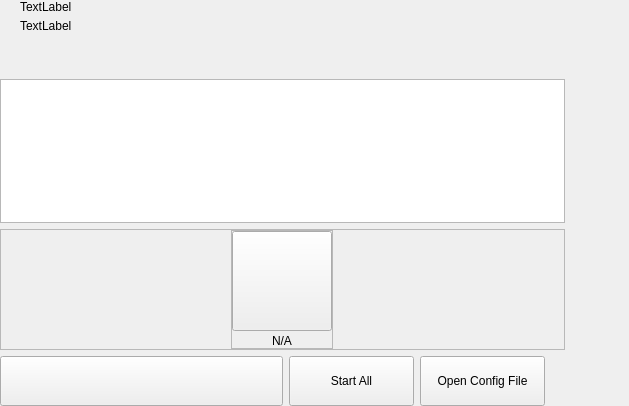
<?xml version="1.0" encoding="UTF-8"?>
<ui version="4.0">
 <class>MasterNodesWidget</class>
 <widget class="QWidget" name="MasterNodesWidget">
  <property name="geometry">
   <rect>
    <x>0</x>
    <y>0</y>
    <width>629</width>
    <height>406</height>
   </rect>
  </property>
  <property name="windowTitle">
   <string>Form</string>
  </property>
  <layout class="QHBoxLayout" name="horizontalLayout_2" stretch="2,1">
   <property name="spacing">
    <number>0</number>
   </property>
   <property name="leftMargin">
    <number>0</number>
   </property>
   <property name="topMargin">
    <number>0</number>
   </property>
   <property name="rightMargin">
    <number>0</number>
   </property>
   <property name="bottomMargin">
    <number>0</number>
   </property>
   <item>
    <widget class="QWidget" name="left" native="true">
     <layout class="QVBoxLayout" name="verticalLayout_3">
      <property name="leftMargin">
       <number>0</number>
      </property>
      <property name="topMargin">
       <number>0</number>
      </property>
      <property name="rightMargin">
       <number>0</number>
      </property>
      <property name="bottomMargin">
       <number>0</number>
      </property>
      <item>
       <layout class="QVBoxLayout" name="verticalLayout_2">
        <property name="spacing">
         <number>6</number>
        </property>
        <item>
         <layout class="QHBoxLayout" name="horizontalLayout_3">
          <property name="spacing">
           <number>0</number>
          </property>
          <property name="leftMargin">
           <number>20</number>
          </property>
          <item>
           <layout class="QVBoxLayout" name="verticalLayout_8">
            <property name="spacing">
             <number>5</number>
            </property>
            <item>
             <widget class="QLabel" name="labelTitle">
              <property name="text">
               <string>TextLabel</string>
              </property>
             </widget>
            </item>
            <item alignment="Qt::AlignTop">
             <widget class="QLabel" name="labelSubtitle1">
              <property name="text">
               <string>TextLabel</string>
              </property>
             </widget>
            </item>
           </layout>
          </item>
          <item>
           <spacer name="horizontalSpacer">
            <property name="orientation">
             <enum>Qt::Horizontal</enum>
            </property>
            <property name="sizeHint" stdset="0">
             <size>
              <width>40</width>
              <height>20</height>
             </size>
            </property>
           </spacer>
          </item>
         </layout>
        </item>
        <item>
         <spacer name="verticalSpacer_2">
          <property name="orientation">
           <enum>Qt::Vertical</enum>
          </property>
          <property name="sizeType">
           <enum>QSizePolicy::Fixed</enum>
          </property>
          <property name="sizeHint" stdset="0">
           <size>
            <width>20</width>
            <height>40</height>
           </size>
          </property>
         </spacer>
        </item>
        <item>
         <layout class="QVBoxLayout" name="verticalLayout_6"/>
        </item>
        <item>
         <widget class="QListView" name="listMn">
          <property name="mouseTracking">
           <bool>true</bool>
          </property>
         </widget>
        </item>
        <item>
         <widget class="QFrame" name="emptyContainer">
          <property name="minimumSize">
           <size>
            <width>0</width>
            <height>100</height>
           </size>
          </property>
          <property name="frameShape">
           <enum>QFrame::StyledPanel</enum>
          </property>
          <property name="frameShadow">
           <enum>QFrame::Raised</enum>
          </property>
          <layout class="QVBoxLayout" name="verticalLayout_7" stretch="1,8">
           <property name="spacing">
            <number>0</number>
           </property>
           <property name="leftMargin">
            <number>0</number>
           </property>
           <property name="topMargin">
            <number>0</number>
           </property>
           <property name="rightMargin">
            <number>0</number>
           </property>
           <property name="bottomMargin">
            <number>0</number>
           </property>
           <item>
            <spacer name="verticalSpacer">
             <property name="orientation">
              <enum>Qt::Vertical</enum>
             </property>
             <property name="sizeHint" stdset="0">
              <size>
               <width>20</width>
               <height>20</height>
              </size>
             </property>
            </spacer>
           </item>
           <item alignment="Qt::AlignHCenter|Qt::AlignVCenter">
            <widget class="QFrame" name="emptyScreen">
             <property name="sizePolicy">
              <sizepolicy hsizetype="Expanding" vsizetype="Expanding">
               <horstretch>0</horstretch>
               <verstretch>0</verstretch>
              </sizepolicy>
             </property>
             <property name="frameShape">
              <enum>QFrame::StyledPanel</enum>
             </property>
             <property name="frameShadow">
              <enum>QFrame::Raised</enum>
             </property>
             <layout class="QVBoxLayout" name="verticalLayout">
              <property name="spacing">
               <number>30</number>
              </property>
              <property name="leftMargin">
               <number>0</number>
              </property>
              <property name="topMargin">
               <number>0</number>
              </property>
              <property name="rightMargin">
               <number>0</number>
              </property>
              <property name="bottomMargin">
               <number>0</number>
              </property>
              <item alignment="Qt::AlignHCenter|Qt::AlignVCenter">
               <widget class="QPushButton" name="pushImgEmpty">
                <property name="minimumSize">
                 <size>
                  <width>100</width>
                  <height>100</height>
                 </size>
                </property>
                <property name="maximumSize">
                 <size>
                  <width>100</width>
                  <height>100</height>
                 </size>
                </property>
                <property name="focusPolicy">
                 <enum>Qt::NoFocus</enum>
                </property>
                <property name="text">
                 <string/>
                </property>
                <property name="iconSize">
                 <size>
                  <width>100</width>
                  <height>100</height>
                 </size>
                </property>
               </widget>
              </item>
              <item alignment="Qt::AlignHCenter|Qt::AlignVCenter">
               <widget class="QLabel" name="labelEmpty">
                <property name="styleSheet">
                 <string notr="true"/>
                </property>
                <property name="text">
                 <string>N/A</string>
                </property>
                <property name="alignment">
                 <set>Qt::AlignCenter</set>
                </property>
               </widget>
              </item>
             </layout>
            </widget>
           </item>
          </layout>
         </widget>
        </item>
        <item>
         <layout class="QHBoxLayout" name="horizontalLayout_7">
          <property name="rightMargin">
           <number>20</number>
          </property>
          <item>
           <spacer name="horizontalSpacer_5">
            <property name="orientation">
             <enum>Qt::Horizontal</enum>
            </property>
            <property name="sizeType">
             <enum>QSizePolicy::Expanding</enum>
            </property>
            <property name="sizeHint" stdset="0">
             <size>
              <width>40</width>
              <height>20</height>
             </size>
            </property>
           </spacer>
          </item>
          <item>
           <widget class="QPushButton" name="pushButtonSave">
            <property name="minimumSize">
             <size>
              <width>283</width>
              <height>50</height>
             </size>
            </property>
            <property name="maximumSize">
             <size>
              <width>283</width>
              <height>50</height>
             </size>
            </property>
            <property name="focusPolicy">
             <enum>Qt::NoFocus</enum>
            </property>
            <property name="text">
             <string/>
            </property>
           </widget>
          </item>
          <item>
           <widget class="QPushButton" name="pushButtonStartAll">
            <property name="minimumSize">
             <size>
              <width>125</width>
              <height>50</height>
             </size>
            </property>
            <property name="text">
             <string>Start All</string>
            </property>
           </widget>
          </item>
          <item>
           <widget class="QPushButton" name="pushButtonOpenConfig">
            <property name="minimumSize">
             <size>
              <width>125</width>
              <height>50</height>
             </size>
            </property>
            <property name="text">
             <string>Open Config File</string>
            </property>
           </widget>
          </item>
         </layout>
        </item>
       </layout>
      </item>
     </layout>
    </widget>
   </item>
   <item>
    <widget class="QWidget" name="right" native="true">
     <layout class="QVBoxLayout" name="verticalLayout_5">
      <property name="leftMargin">
       <number>0</number>
      </property>
      <property name="topMargin">
       <number>0</number>
      </property>
      <property name="rightMargin">
       <number>0</number>
      </property>
      <property name="bottomMargin">
       <number>0</number>
      </property>
      <item>
       <layout class="QVBoxLayout" name="verticalLayout_4">
        <property name="spacing">
         <number>6</number>
        </property>
        <item>
         <widget class="OptionButton" name="btnAbout" native="true">
          <property name="minimumSize">
           <size>
            <width>0</width>
            <height>50</height>
           </size>
          </property>
         </widget>
        </item>
        <item>
         <widget class="OptionButton" name="btnAboutController" native="true">
          <property name="minimumSize">
           <size>
            <width>0</width>
            <height>50</height>
           </size>
          </property>
         </widget>
        </item>
        <item>
         <spacer name="verticalSpacer_5">
          <property name="orientation">
           <enum>Qt::Vertical</enum>
          </property>
          <property name="sizeHint" stdset="0">
           <size>
            <width>20</width>
            <height>40</height>
           </size>
          </property>
         </spacer>
        </item>
       </layout>
      </item>
     </layout>
    </widget>
   </item>
  </layout>
 </widget>
 <customwidgets>
  <customwidget>
   <class>OptionButton</class>
   <extends>QWidget</extends>
   <header>qt/digiwage/optionbutton.h</header>
   <container>1</container>
  </customwidget>
 </customwidgets>
 <resources/>
 <connections/>
</ui>
